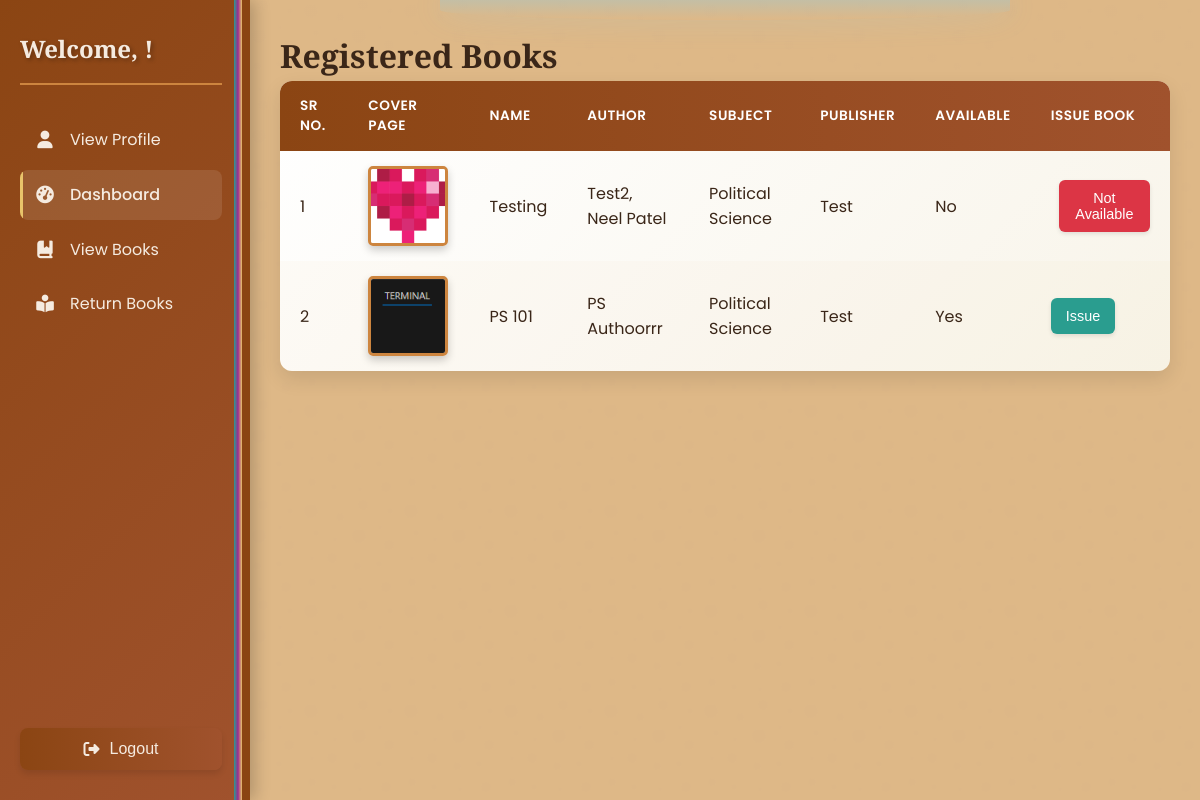
Screenshot of /listedbooks/2/ with the database file from the repository.
### Books/models.py (models this page shows, shortened)
class BookDetail(models.Model):
    sub = models.ForeignKey(Subject, on_delete=models.CASCADE, verbose_name='Subject Name')
    title = models.CharField(verbose_name='Title of the Book', max_length=50, null=True)
    author = models.ManyToManyField(Author)
    pub = models.CharField(verbose_name='Publsiher\'s Name', max_length=50, null=True)
    avail = models.BooleanField(verbose_name='Availability', null=True)
    coverp = models.ImageField(verbose_name='Cover Page', upload_to='cover_pages/')

class Author(models.Model):
    sub = models.ForeignKey(Subject, on_delete=models.CASCADE, verbose_name='Subject Name')
    name = models.CharField(max_length=50, verbose_name='Author\'s Name', unique=True)

class Subject(models.Model):
    sub = models.CharField(max_length=50, verbose_name='Subject Name', unique=True)
    def __str__(self):
        return self.sub

### USERS/views.py (the view)
# urls.py: path('listedbooks/<int:id>/', listedbooks, name="listedbooks"),
def listedbooks(request, id):
    s = Subject.objects.get(id=id)
    books = BookDetail.objects.filter(sub=s)
    return render(request, 'user_templates/listedbooks.html', {'books': books})

### templates/user_templates/listedbooks.html (shortened to what this page needs)
{% extends 'home/userdb.html' %}
{% block body %}
{% if books %}
    <h1>Registered Books</h1>
    <table>
            <thead>
                <tr>
                    <th>Sr No.</th>
                    <th>Cover Page</th>
                    <th>Name</th>
                    <th>Author</th>
                    <th>Subject</th>
                    <th>Publisher</th>
                    <th>Available</th>
                    <th>Issue Book</th>
                </tr>
            </thead>
            <tbody>
                {% for book in books %}
                <tr>
                    <td>{{forloop.counter}}</td>
                    <td data-label="CP"><img src="{{book.coverp.url}}" style="width:80px; height: 80px"></td>
                    <td data-label="Name">{{book.title}}</td>
                    <td data-label="Author">
                        {% for author in book.author.all %}
                            {{ author.name }}{% if not forloop.last %}, {% endif %}
                        {% endfor %}
                    </td>
                    <td data-label="Subject">{{book.sub}}</td>
                    <td data-label="Pub">{{book.pub}}</td>
                    {% if book.avail %}
                        <td data-label="Avail">Yes</td>
                        <td data-label="Actions">
                            <button class="edit-btn" onclick="window.location.href='{% url 'bookissueform' book.id %}'">Issue</button>
                        </td>
                    {% else %}
                        <td data-label="Avail">No</td>
                        <td data-label="Actions">
                            <button class="delete-btn" onclick="window.location.href='{% url 'bookissueform' book.id %}'" disabled>Not Available</button>
                        </td>
                    {% endif %}
                </tr>
                {% endfor %}
            </tbody>
        </table>
        <br>
{% else %}
    <h1>No books available</h1>
{% endif %}
{% endblock %}

### templates/home/userdb.html (style rules this page uses)
* { margin: 0; padding: 0; box-sizing: border-box; }
:root { --wood-dark: #8B4513; --wood-medium: #A0522D; --wood-light: #CD853F; --wood-pale: #DEB887; --book-teal: #2A9D8F; --book-magenta: #9D2A8F; --book-yellow: #E9C46A; --text-dark: #3A2618; --text-light: #F5EBE0; --shadow: rgba(0, 0, 0, 0.2); --highlight: rgba(255, 255, 255, 0.1); }
body { font-family: 'Poppins', sans-serif; line-height: 1.6; color: var(--text-dark); display: flex; background-color: var(--wood-pale); }
h1, h2, h3, h4 { font-family: 'Playfair Display', serif; font-weight: 600; }
table { width: 100%; border-collapse: separate; border-spacing: 0; font-size: 1rem; background: linear-gradient(135deg, #fff 0%, #f8f4e9 100%); border-radius: 12px; overflow: hidden; box-shadow: 0 8px 20px rgba(0, 0, 0, 0.1); margin-bottom: 30px; }
thead { background: linear-gradient(to right, var(--wood-dark), var(--wood-medium)); color: white; }
th, td { padding: 15px 20px; text-align: left; }
th { font-weight: 600; letter-spacing: 0.5px; text-transform: uppercase; font-size: 0.85em; }
tbody tr { border-bottom: 1px solid rgba(160, 82, 45, 0.1); transition: all 0.3s ease; }
tbody tr:nth-child(even) { background-color: rgba(222, 184, 135, 0.05); }
tbody tr:last-child { border-bottom: none; }
td img { width: 90px; height: 120px; object-fit: cover; border-radius: 5px; box-shadow: 0 4px 8px rgba(0, 0, 0, 0.2); transition: all 0.3s ease; border: 3px solid var(--wood-light); }
.edit-btn, .delete-btn, .sub-btn, .read-btn, .return-btn { border: none; padding: 10px 15px; font-size: 0.9rem; border-radius: 6px; cursor: pointer; transition: all 0.3s ease; font-weight: 500; display: inline-flex; align-items: center; justify-content: center; box-shadow: 0 2px 4px rgba(0, 0, 0, 0.1); }
.edit-btn { background-color: var(--book-teal); color: white; }
.delete-btn { background-color: #dc3545; color: white; margin-left: 8px; }

### rows the page displays
BookDetail: coverp (picture), title "Testing", sub "Political Science", pub "Test", avail "No"
Author: name "Test2"
Author: name "Neel Patel"
BookDetail: coverp (picture), title "PS 101", sub "Political Science", pub "Test", avail "Yes"
Author: name "PS Authoorrr"
